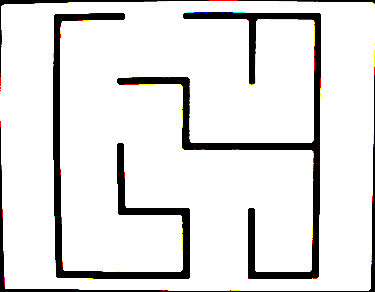
#> input picture maze_recognition/paper_image.png, 375 x 292 px, given in place of the camera
$ python camera.py
#> lines starting #> are read from the running program, lines starting #| are printed output that depends on the picture; after the words box and inside, x2 and y2 are one past the last pixel; in counts of white or black regions, pixels touching at a corner belong together
#> in capture_frame, frame is the input picture: shape (292, 375, 3); mean B, G, R 225, 225.6, 226.2
import cv2
import time

WAIT_TIME = 2
AREA_THRESHOLD = 1000

class Camera_Sensor:
    def __init__(self):
        self.cap = cv2.VideoCapture(0)
        self.paper_detected = False
        self.paper_start_time = None

    def detect_paper(self, frame):
        # Convert to grayscale
        gray = cv2.cvtColor(frame, cv2.COLOR_BGR2GRAY)

        # Apply Gaussian blur to reduce noise
        blurred = cv2.GaussianBlur(gray, (5, 5), 0)
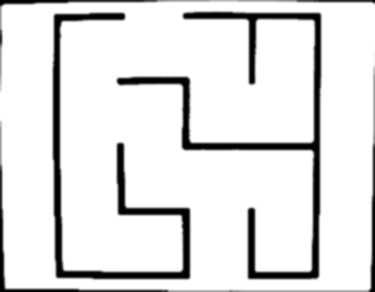
#> blurred: shape (292, 375); min 0, max 255, mean 226.1

        # Apply Canny edge detection
        edges = cv2.Canny(blurred, 50, 150)
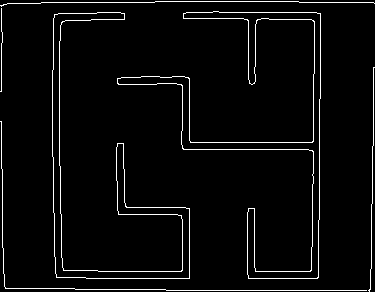
#> edges: shape (292, 375); 3.8% white in thin lines or dots

        # Find contours
        contours, _ = cv2.findContours(edges, cv2.RETR_EXTERNAL, cv2.CHAIN_APPROX_SIMPLE)
#> contours = 6 contours, 4 with area under 20; largest, box (x1, y1, x2, y2) and area: (117, 11, 321, 279) 5738, (52, 12, 190, 279) 4518

        # Iterate over the contours
        for contour in contours:
            # Calculate contour area
            area = cv2.contourArea(contour)

            # Approximate contour to a polygon
            perimeter = cv2.arcLength(contour, True)
            approx = cv2.approxPolyDP(contour, 0.02 * perimeter, True)

            # Draw contours on the frame
            cv2.drawContours(frame, [contour], -1, (0, 255, 0), 2)

            # Check if contour is approximately rectangular and has certain area
            if len(approx) == 4 and area > AREA_THRESHOLD:
                return True, contour
#> this loop made 6 passes
#> (area, perimeter) on passes 3 to 4: (4518.5, 1303.5), (5738, 1701.2)
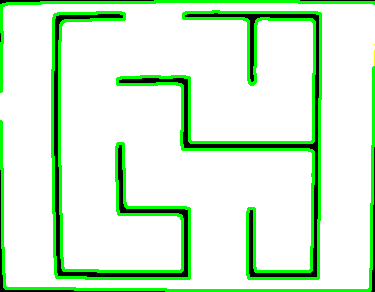
#> frame: shape (292, 375, 3); 11.65% of pixels changed, all inside (x1, y1, x2, y2) = (0, 0, 375, 292)

        return False, None

    def save_paper_image(self, frame, contour, filename="paper_image.png"):
        # threshold the image
        _, thresh = cv2.threshold(frame, 128, 255, cv2.THRESH_BINARY)

        # display the thresholded image
        cv2.imshow('Thresholded Image', thresh)
        # wait for user to press enter
        cv2.waitKey(0)

        # Extract and save the paper region as an image
        x, y, w, h = cv2.boundingRect(contour)
        paper_image = thresh[y:y+h, x:x+w]
        cv2.imwrite(filename, paper_image)
        print("Paper captured and saved")

    def capture_frame(self):
        # Capture frame-by-frame
        ret, frame = self.cap.read()

        if not ret:
            print("Error: Could not capture frame")
            return None

        return frame

    def detect_paper_loop(self, filename="paper_image.png"):
        while True:
            # Capture frame
            frame = self.capture_frame()
            frame_copy = frame.copy()

            # Detect paper in the frame
            detected, contour = self.detect_paper(frame)
#> detected = False
            if detected:
                if not self.paper_detected:
                    self.paper_start_time = time.time()
                    self.paper_detected = True
                    print("Paper detected")

                if time.time() - self.paper_start_time >= WAIT_TIME:
                    # Calculate the angle of rotation of the contour
                    rect = cv2.minAreaRect(contour) # returns ((x, y), (w, h), angle)
                    angle = rect[-1]
                    if angle < -45:
                        angle = -(90 + angle)  # Rotate clockwise for negative angles
                    elif angle > 45:
                        angle = -(90 - angle)  # Rotate clockwise for positive angles

                    # Rotate the image to correct the orientation
                    (h, w) = frame.shape[:2]
                    center = (w // 2, h // 2)
                    M = cv2.getRotationMatrix2D(center, angle, 1.0)
                    rotated_frame = cv2.warpAffine(frame_copy, M, (w, h), flags=cv2.INTER_CUBIC, borderMode=cv2.BORDER_REPLICATE)
                    rotated_frame = cv2.resize(rotated_frame, (w, h))
                    rotated_contour = cv2.transform(contour, M)

                    cv2.imshow('Rotated Frame', rotated_frame)

                    self.save_paper_image(rotated_frame, rotated_contour, filename)
                    break

            else:
                self.paper_detected = False

            # Display the frame
            cv2.imshow('Camera Stream', frame)

            # Exit loop when 'q' is pressed
            if cv2.waitKey(1) & 0xFF == ord('q'):
#> (key q is pressed here)
                break

        # Release the camera and close OpenCV windows
        self.cap.release()
        cv2.destroyAllWindows()

        return 0


if __name__ == "__main__":
    camera = Camera_Sensor()
    camera.detect_paper_loop()
